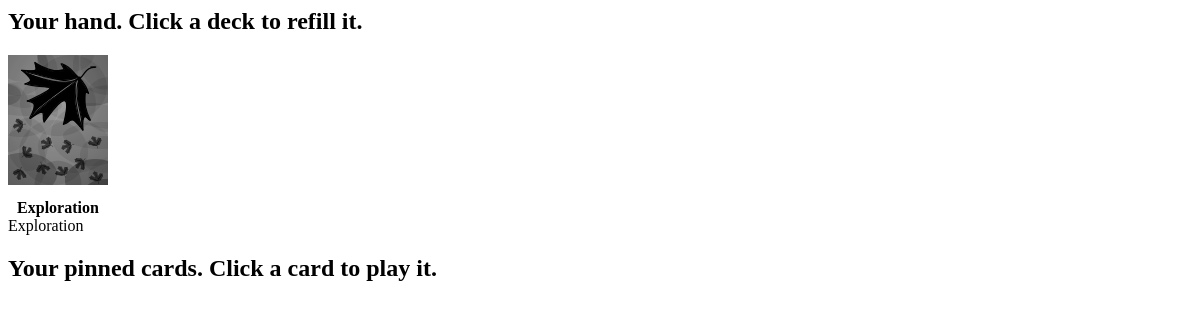
/game (signed in), run on an earlier commit of the app's database.
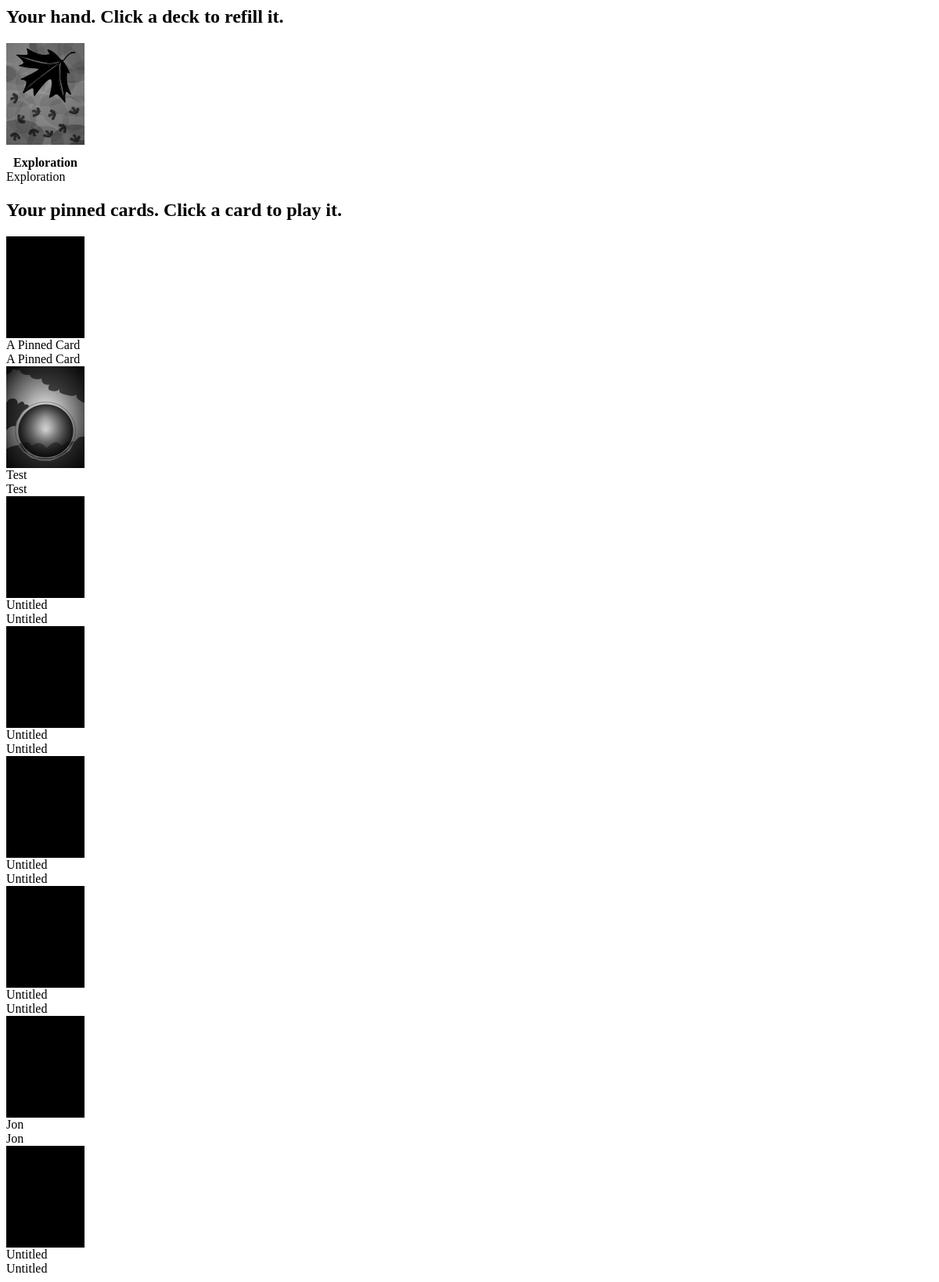
And on a later commit of the database.
### app/models.py (models this page shows, shortened)
class Storylet(db.Model):
    id = db.Column(db.Integer, primary_key=True)
    title = db.Column(db.String)
    image = db.Column(db.String)
    description = db.Column(db.Text)
    branches = db.relationship('Branch', backref='parent_storylet', lazy='dynamic')
    deck = db.Column(db.String)
    area = db.Column(db.String)
    urgency = db.Column(db.String)
    order = db.Column(db.Integer)
    notes = db.Column(db.Text)
    escapable = db.Column(db.Boolean)
    tag = db.Column(db.String)
    user_id = db.Column(db.Integer, db.ForeignKey('user.id'))
    last_edit = db.Column(db.DateTime, default=datetime.utcnow())
    last_editor = db.Column(db.String)
    in_hand = db.relationship('Hand', backref='storylet', lazy='dynamic')
    requirements = db.relationship('StoryletQualityRequirements', backref='requirements', lazy='dynamic')

### app/game/routes.py (the view)
@bp.route('/game')
@login_required
def game():
    storylets = db.session.query(Storylet).filter(Storylet.deck == 'Pinned').order_by(Storylet.order).all()
    return render_template('game.html', storylets=storylets)

### app/models.py (called while the page is built)
@login.user_loader
def load_user(id):
    return User.query.get(int(id))

### app/routes.py (called while the page is built)
@app.before_request
def before_request():
    if current_user.is_authenticated:
        current_user.last_online = datetime.utcnow()
        db.session.commit()

### app/game/templates/game.html (shortened to what this page needs)
<div>
    <div class="main-header">
        <h2>Your hand. Click a deck to refill it.</h2>
    </div>
    <div style="display: flex;">
        <div id="card" class="boxshadow tooltip" style="margin-right: 20px" onclick="cardDraw()">
            <img src= "{{ url_for('static', filename='images/' + 'leaf.png') }}" class ="digitaleffect">
            <div style="position: relative; margin-top: 14px; text-align: center; font-weight: bold;">Exploration</div>
            <span>Exploration</span>
        </div>
    </div>
    <div class="main-header">
        <h2>Your pinned cards. Click a card to play it.</h2>
    </div>
    <div class="pinned-container">
        {% for storylet in storylets %}
            {% include 'card.html' %}
        {% endfor %}
    </div>
</div>

### app/game/templates/card.html
<div id="card" class="boxshadow tooltip" onclick="callStorylet({{ storylet.id }})">
    <img src= "{{ url_for('static', filename='images/' + storylet.image) }}" class ="digitaleffect">
    <div class="card-name boxshadow">{{ storylet.title }}</div>
    <span>{{ storylet.title }}</span>
</div>

What changed in the data, as far as the page shows it:
added Storylet: image (picture), title "A Pinned Card"
added Storylet: image (picture), title "Test"
added Storylet: image (picture), title "Untitled"
added Storylet: image (picture), title "Untitled"
added Storylet: image (picture), title "Untitled"
added Storylet: image (picture), title "Untitled"
added Storylet: image (picture), title "Jon"
added Storylet: image (picture), title "Untitled"
